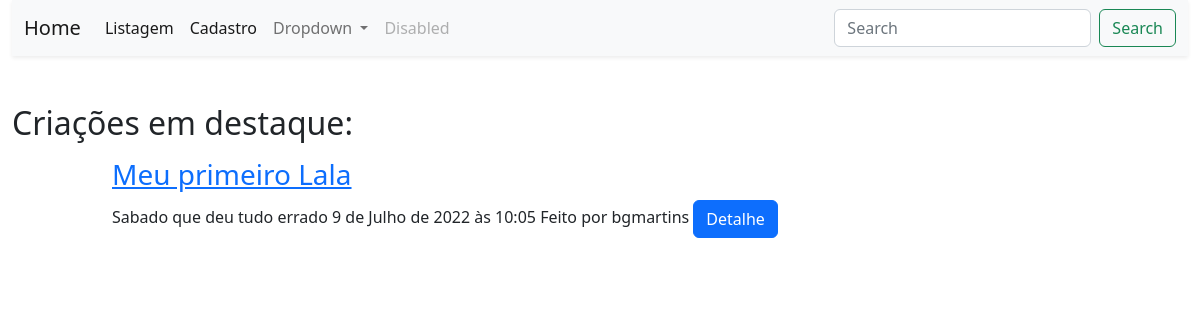
The app's page /, older data.
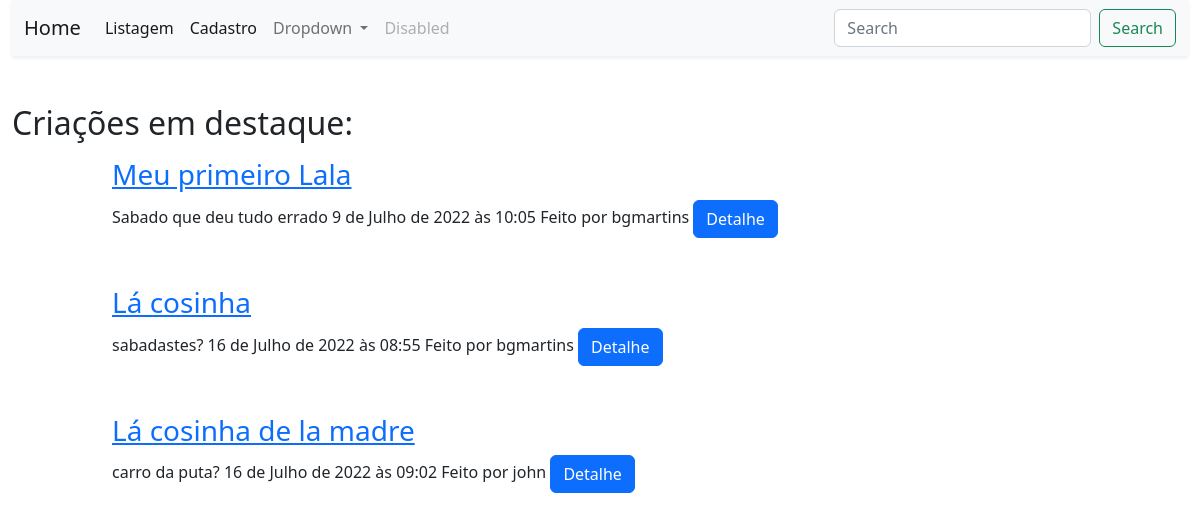
The same page, newer data.
### blog/models.py (models this page shows, shortened)
class Post(models.Model):
    autor = models.ForeignKey(settings.AUTH_USER_MODEL, on_delete=models.CASCADE)
    titulo = models.CharField(max_length=200)
    text = models.TextField()
    data_criacao = models.DateTimeField(default=timezone.now)
    data_pub = models.DateTimeField(blank=True, null=True)

### blog/views.py (the view)
# urls.py: path('', Minha_home.as_view(), name='home'),
class Minha_home(generic.TemplateView):
    template_name = "blog/home.html"
    def get(self, request, *args, **kwargs):
        context = super(Minha_home, self).get_context_data(**kwargs)
        obj = Post.objects.filter(data_criacao__lte=timezone.now())
        obj = obj.order_by('data_pub')
        context.update({
            'obj' : obj[:6]
        })
        return super(Minha_home, self).get( request, *args, **context)

### blog/templates/blog/home.html (shortened to what this page needs)
{% extends 'blog/base.html' %}
{% block conteudo %}
    <div class="col-10 mb-3">
        <h2>Criações em destaque:</h2>
    </div>
    {% for post in obj %}
    <div class="row justify-content-center">
        <div class="col-10 mb-5">
            <h3><a href="{% url 'detalhe' post.id %}">{{post.titulo}}</a></h3>
            <span>{{post.text}}</span>
            <span>{{post.data_criacao}}</span>
            <span>Feito por {{post.autor}}</span>
            <a href="{% url 'detalhe' post.id %}" class="btn btn-primary">Detalhe</a>
        </div>
    </div>
    {% endfor %}
{% endblock %}

Row changes from the older to the newer data that the page shows:
added Post: titulo "Lá cosinha", text "sabadastes?", data_criacao "16 de Julho de 2022 às 08:55", autor "bgmartins"
added Post: titulo "Lá cosinha de la madre", text "carro da puta?", data_criacao "16 de Julho de 2022 às 09:02", autor "john"
